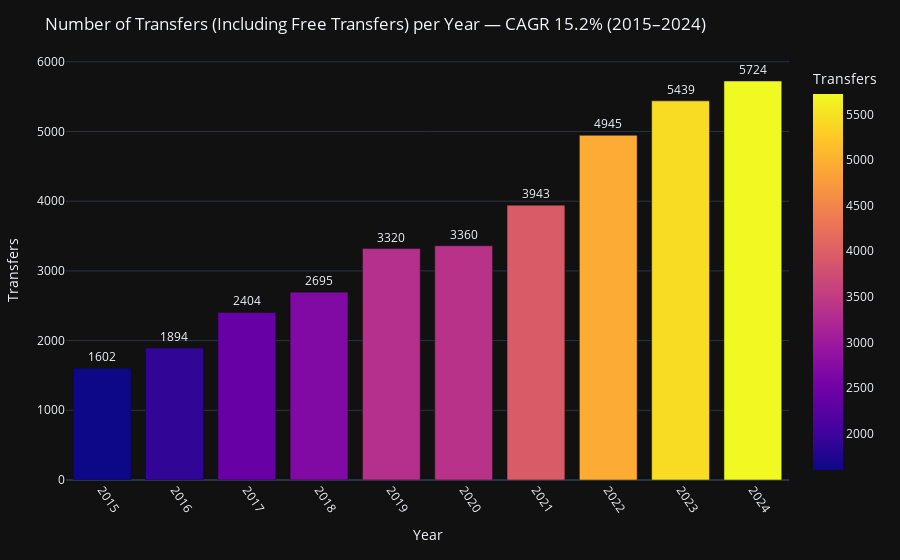

Notebook cell for this chart:
### Markdown cell above
### 3.7. Market Growth over the last 10 Years

### Code cell
# Base: year, cleaning and aggregations
df_base = (
    df_tm_transfers_cleaned
      .dropna(subset=['transfer_date'])
      .assign(year=lambda d: d['transfer_date'].dt.year)
)

# Count of transfers
counts = (
    df_base
      .groupby('year', as_index=True)
      .size()
      .rename('n_transfers')
      .sort_index()
)

# Money moved
money = (
    df_base
      .dropna(subset=['transfer_fee'])
      .groupby('year', as_index=True)['transfer_fee']
      .sum()
      .rename('total_fee')
      .sort_index()
)

# Ensure continuity of years (fill with 0)
all_years = pd.Index(range(min(counts.index.min(), money.index.min()),
                           max(counts.index.max(), money.index.max())+1), name='year')
counts = counts.reindex(all_years, fill_value=0)
money  = money.reindex(all_years,  fill_value=0)

# Window: last 10 years available
end_year = int(all_years.max())
start_year = max(int(all_years.min()), end_year - 9)

counts_10 = counts.loc[start_year:end_year]
money_10  = money.loc[start_year:end_year]

years_diff = end_year - start_year  # number of years between extremes (for CAGR)

def safe_cagr(end_val, start_val, years):
    if years <= 0:
        return np.nan
    if start_val <= 0:
        return np.nan  # CAGR not defined if the start is 0 or negative
    return (end_val / start_val) ** (1/years) - 1

cagr_counts = safe_cagr(counts_10.iloc[-1], counts_10.iloc[0], years_diff)
cagr_money  = safe_cagr(money_10.iloc[-1],  money_10.iloc[0],  years_diff)

# Graph 1: Number of transfers and CAGR
fig1 = px.bar(
    counts_10.reset_index(),
    x='year',
    y='n_transfers',
    color='n_transfers',
    text='n_transfers',
    title=f'Number of Transfers (Including Free Transfers) per Year — CAGR {("" if pd.notna(cagr_counts) else "N/A") if pd.isna(cagr_counts) else f"{cagr_counts*100:.1f}%"} ({start_year}–{end_year})',
    hover_data={'year': True}
)
fig1.update_traces(textposition='outside', cliponaxis=False)
fig1.update_layout(
    template='plotly_dark',
    xaxis_title='Year',
    yaxis_title='Transfers',
    hovermode='x unified',
    margin=dict(l=40, r=20, t=60, b=80),
    xaxis=dict(tickmode='array',
               tickvals=counts_10.index,
               ticktext=counts_10.index.astype(str),
               tickangle=55),
    coloraxis_colorbar=dict(title='Transfers')
)

fig1.show()

# Graph 2: Money moved and CAGR
fig2 = px.bar(
    money_10.reset_index(),
    x='year',
    y='total_fee',
    color='total_fee',
    text=money_10.reset_index()['total_fee'].map(lambda v: f"€{v:,.0f}"),
    title=f'Total Money Moved per Year — CAGR {("" if pd.notna(cagr_money) else "N/A") if pd.isna(cagr_money) else f"{cagr_money*100:.1f}%"} ({start_year}–{end_year})',
    hover_data={'year': True}
)
fig2.update_traces(textposition='outside', cliponaxis=False)
fig2.update_layout(
    template='plotly_dark',
    xaxis_title='Year',
    yaxis_title='Aggregated Fees',
    hovermode='x unified',
    margin=dict(l=40, r=20, t=60, b=80),
    xaxis=dict(tickmode='array',
               tickvals=money_10.index,
               ticktext=money_10.index.astype(str),
               tickangle=55),
    coloraxis_colorbar=dict(title='Fees')
)

fig2.show()

### Figure 1 — Plotly figure (JSON) as saved in the notebook; plotly's stock layout.template omitted (floating-point values rounded to 4 significant figures)
{"data": [{"cliponaxis": false, "hovertemplate": "year=%{x}<br>n_transfers=%{marker.color}<extra></extra>", "legendgroup": "", "marker": {"color": [1602, 1894, 2404, 2695, 3320, 3360, 3943, 4945, 5439, 5724], "coloraxis": "coloraxis", "pattern": {"shape": ""}}, "name": "", "orientation": "v", "showlegend": false, "text": [1602.0, 1894.0, 2404.0, 2695.0, 3320.0, 3360.0, 3943.0, 4945.0, 5439.0, 5724.0], "textposition": "outside", "type": "bar", "x": [2015, 2016, 2017, 2018, 2019, 2020, 2021, 2022, 2023, 2024], "xaxis": "x", "y": [1602, 1894, 2404, 2695, 3320, 3360, 3943, 4945, 5439, 5724], "yaxis": "y"}], "layout": {"barmode": "relative", "coloraxis": {"colorbar": {"title": {"text": "Transfers"}}, "colorscale": [[0, "#0d0887"], [0.1111, "#46039f"], [0.2222, "#7201a8"], [0.3333, "#9c179e"], [0.4444, "#bd3786"], [0.5556, "#d8576b"], [0.6667, "#ed7953"], [0.7778, "#fb9f3a"], [0.8889, "#fdca26"], [1, "#f0f921"]]}, "hovermode": "x unified", "legend": {"tracegroupgap": 0}, "margin": {"b": 80, "l": 40, "r": 20, "t": 60}, "title": {"text": "Number of Transfers (Including Free Transfers) per Year — CAGR 15.2% (2015–2024)"}, "xaxis": {"anchor": "y", "domain": [0, 1], "tickangle": 55, "tickmode": "array", "ticktext": ["2015", "2016", "2017", "2018", "2019", "2020", "2021", "2022", "2023", "2024"], "tickvals": [2015, 2016, 2017, 2018, 2019, 2020, 2021, 2022, 2023, 2024], "title": {"text": "Year"}}, "yaxis": {"anchor": "x", "domain": [0, 1], "title": {"text": "Transfers"}}}}
